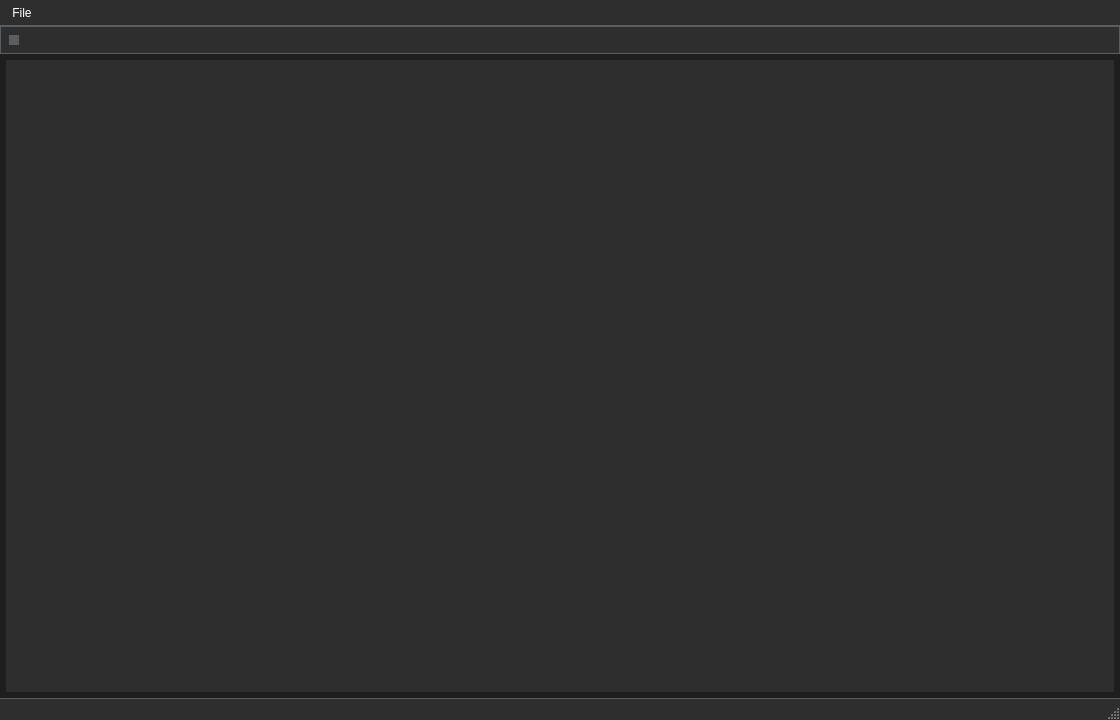
<?xml version="1.0" encoding="UTF-8"?>
<ui version="4.0">
 <class>MainWindow</class>
 <widget class="QMainWindow" name="MainWindow">
  <property name="geometry">
   <rect>
    <x>0</x>
    <y>0</y>
    <width>1120</width>
    <height>720</height>
   </rect>
  </property>
  <property name="minimumSize">
   <size>
    <width>1120</width>
    <height>720</height>
   </size>
  </property>
  <property name="windowTitle">
   <string>Phils-Hub - WaW Mod Launcher</string>
  </property>
  <property name="styleSheet">
   <string notr="true">/* Central Widget */
QWidget#centralwidget {
    background-color: #1e1e1e;  /* Dark gray background */
}

/* QMenuBar */
QMenuBar {
    background-color: #2e2e2e;    /* Dark gray background */
    color: #ffffff;               /* White text */
    border-bottom: 1px solid #5b5e60;  /* Light gray border for separation */
}

QMenuBar::item {
    background-color: transparent; /* Transparent background */
    padding: 6px 6px;             /* Padding for menu items */
    color: #ffffff;                /* White text */
}

QMenuBar::item:selected {          /* Hovered menu item */
    background-color: #4a90e2;     /* Light blue on hover */
    color: #ffffff;                /* Ensure text remains white */
}

QMenuBar::item:pressed {           /* Pressed menu item */
    background-color: #3d78b2;     /* Darker blue on press */
    color: #ffffff;                /* Ensure text remains white */
}

/* QMenu */
QMenu {
    background-color: #2e2e2e;     /* Dark gray background for menus */
    border: 1px solid #5b5e60;     /* Light gray border */
}

QMenu::item {
    background-color: transparent; /* Transparent background for menu items */
    color: #ffffff;                /* White text */
	padding: 6px;
    margin-left: 6px;             /* Padding for each menu item */
}

QMenu::item:selected {             /* Hovered menu item */
    background-color: #4a90e2;     /* Light blue background on hover */
    color: #ffffff;                /* Ensure text remains white */
}

QMenu::item:pressed {              /* Pressed menu item */
    background-color: #3d78b2;     /* Darker blue background on press */
    color: #ffffff;                /* Ensure text remains white */
}

QMenu::separator {
    height: 1px;
    background-color: #5b5e60;     /* Light gray separator between items */
}

/* QMenu::indicator (checkboxes and radio buttons in menus) */
QMenu::indicator {
    width: 16px;
    height: 16px;
    background-color: #2e2e2e;     /* Dark gray background for indicators */
    border: 1px solid #5b5e60;     /* Light gray border */
    border-radius: 2px;            /* Slightly rounded corners */
}

QMenu::indicator:checked {
    background-color: #4a90e2;     /* Light blue when checked */
    border-color: #3d78b2;         /* Darker blue border when checked */
}

QMenu::indicator:unchecked {
    background-color: #2e2e2e;     /* Keep the dark gray when unchecked */
    border-color: #5b5e60;         /* Light gray border when unchecked */
}

/* QToolBar */
QToolBar {
    background-color: #2e2e2e;      /* Dark gray background */
    border: 1px solid #5b5e60;      /* Light gray border */
    padding: 4px;                   /* Padding inside the toolbar */
    spacing: 4px;                   /* Spacing between toolbar buttons */
}

QToolBar::handle {
    background-color: #5b5e60;      /* Light gray handle for draggable toolbars */
    width: 10px;                    /* Width of the handle */
	height: 10px;
    margin: 4px;                    /* Margin around the handle */
}

QToolBar::separator {
    background-color: #5b5e60;      /* Light gray for separators */
    width: 1px;                     /* Thickness of the separator */
    height: 24px;                   /* Height of the separator */
    margin: 6px;                    /* Space around the separator */
}

QToolBar::item {
    padding: 4px;                   /* Padding for individual toolbar items */
}

/* QStatusBar */
QStatusBar {
    background-color: #2e2e2e;   /* Dark gray background */
    border-top: 1px solid #5b5e60; /* Light gray top border for separation */
    color: #ffffff;              /* White text */
    font-size: 13px;             /* Slightly smaller font for the status bar */
    padding: 6px;                /* Padding inside the status bar */
}

QStatusBar::item {
    border: none;                /* No border around individual status items */
    padding: 0px 5px;            /* Padding between status bar items */
}

QStatusBar QLabel {
    color: #ffffff;              /* White text for any QLabel inside the status bar */
    background-color: transparent; /* Ensure QLabel in status bar matches the bar's background */
}

QStatusBar::indicator {
    background-color: #4a90e2;   /* Optional indicator styling, e.g., for icons or status signals */
    border-radius: 4px;          /* Rounded corners for any indicator elements */
}

/* Scroll Area Styling (optional) */
QScrollArea {
    background-color: transparent; /* Transparent to match the central widget */
    border: none;                  /* No border */
}

QScrollBar:vertical {
    background-color: #3c3f41;    /* Darker gray for scroll bar background */
    width: 12px;                  /* Scroll bar width */
    margin: 22px 0 22px 0;        /* Top and bottom margins */
}

QScrollBar::handle:vertical {
    background-color: #5b5e60;    /* Slightly lighter gray for scroll handle */
    min-height: 20px;
}

QScrollBar::add-line:vertical, QScrollBar::sub-line:vertical {
    background: none;             /* Remove arrows */
}

/* QLabel */
QLabel {
    color: #ffffff;             /* White text */
    font-size: 14px;            /* Set font size */
}

/* QFrame */
QFrame {
    background-color: #2e2e2e;  /* Dark gray for frames */
}

/* QLineEdit */
QLineEdit {
    background-color: #2e2e2e;  /* Dark gray background for input fields */
    color: #ffffff;             /* White text */
    border: 1px solid #5b5e60;  /* Light gray border */
    border-radius: 4px;         /* Rounded corners */
}

QLineEdit:focus {
    border-color: #4a90e2;      /* Light blue border when focused */
    background-color: #333333;  /* Slightly lighter gray on focus */
}

/* QListWidget */
QListWidget {
    background-color: #2e2e2e;      /* Dark gray background */
    color: #ffffff;                 /* White text */
    border: 1px solid #5b5e60;      /* Light gray border */
    padding: 4px;                   /* Padding around the list */
}

QListWidget::item {
    background-color: transparent;  /* Transparent background for items */
    color: #ffffff;                 /* White text for list items */
    border: none;                   /* No border for list items */
}

QListWidget::item:selected {
    background-color: #4a90e2;      /* Light blue background when selected */
    color: #ffffff;                 /* Ensure text remains white when selected */
}

QListWidget::item:hover {
    background-color: #3d78b2;      /* Darker blue on hover */
    color: #ffffff;                 /* Ensure text remains white when hovered */
}

QListWidget::item:focus {
    border: 1px solid #4a90e2;      /* Light blue border on focus */
}


/* QPlainTextEdit */
QPlainTextEdit {
    background-color: #2b2b2b;  /* Darker gray background for text area */
    color: #ffffff;             /* White text */
    border: 1px solid #5b5e60;  /* Light gray border */
    border-radius: 0px;         /* No rounded corners */
    padding: 10px;              /* Comfortable padding for text input */
    font-size: 13px;            /* Slightly smaller font */
    line-height: 1.4;           /* Adjust line spacing for readability */
}

QPlainTextEdit:focus {
    border-color: #4a90e2;      /* Light blue border on focus */
    background-color: #3a3a3a;  /* Slightly lighter gray on focus */
}

/* QPushButton */
QPushButton {
    background-color: #3c3f41;  /* Dark gray background */
    color: #ffffff;             /* White text */
    border: 1px solid #5b5e60;  /* Light gray border */
    border-radius: 4px;         /* Rounded corners */
	padding: 0px 0px;
}

QPushButton:hover {
    background-color: #4a90e2;  /* Light blue on hover */
    border-color: #3d78b2;      /* Darker blue border */
}

QPushButton:pressed {
    background-color: #3d78b2;  /* Darker blue on press */
    border-color: #2a5f92;      /* Even darker border when pressed */
}

/* QRadioButton */
QRadioButton {
    color: #ffffff;              /* White text */
    font-size: 14px;             /* Font size for readability */
    spacing: 5px;                /* Space between radio button and label */
}

QRadioButton::indicator {
    width: 16px;                 /* Size of the radio button */
    height: 16px;
    background-color: #2e2e2e;   /* Dark gray background for the indicator */
    border: 1px solid #5b5e60;   /* Light gray border */
    border-radius: 8px;          /* Circular radio button */
}

QRadioButton::indicator:hover {
    background-color: #4a90e2;   /* Light blue on hover */
    border-color: #3d78b2;       /* Darker blue border on hover */
}

QRadioButton::indicator:checked {
    background-color: #4a90e2;   /* Light blue when checked */
    border-color: #3d78b2;       /* Darker blue border when checked */
}

QRadioButton::indicator:pressed {
    background-color: #3d78b2;   /* Darker blue on press */
    border-color: #2a5f92;       /* Even darker border on press */
}

QRadioButton::indicator:checked:pressed {
    background-color: #3d78b2;   /* Darker blue when checked and pressed */
    border-color: #2a5f92;       /* Even darker border when checked and pressed */
}

/* QToolButton */
QToolButton {
    background-color: #3c3f41;    /* Dark gray background */
    color: #ffffff;               /* White text/icon */
    border: 1px solid #5b5e60;    /* Light gray border */
    border-radius: 4px;           /* Rounded corners */
    padding: 6px 12px;            /* Padding for comfortable button size */
}

QToolButton:hover {
    background-color: #4a90e2;    /* Light blue background on hover */
    border-color: #3d78b2;        /* Darker blue border on hover */
}

QToolButton:pressed {
    background-color: #3d78b2;    /* Darker blue background on press */
    border-color: #2a5f92;        /* Even darker border when pressed */
}

QToolButton:checked {
    background-color: #3d78b2;    /* Darker blue when checked */
    border-color: #2a5f92;        /* Border color when checked */
}

QToolButton:disabled {
    background-color: #2e2e2e;    /* Dark gray when disabled */
    color: #777777;               /* Lighter gray text/icon for disabled state */
    border-color: #5b5e60;        /* Keep the border color same as normal state */
}

/* QToolButton::menu-button */
QToolButton::menu-button {
    background-color: #3c3f41;      /* Dark gray background for menu button */
    border: 1px solid #5b5e60;      /* Light gray border for menu button */
    padding: 4px;                   /* Padding for the menu button */
}

QToolButton::menu-button:hover {
    background-color: #4a90e2;      /* Light blue on hover */
    border-color: #3d78b2;          /* Darker blue border on hover */
}

QToolButton::menu-button:pressed {
    background-color: #3d78b2;      /* Darker blue on press */
    border-color: #2a5f92;          /* Even darker border on press */
}</string>
  </property>
  <widget class="QWidget" name="centralwidget">
   <property name="styleSheet">
    <string notr="true"/>
   </property>
   <layout class="QVBoxLayout" name="verticalLayout">
    <property name="spacing">
     <number>6</number>
    </property>
    <property name="leftMargin">
     <number>0</number>
    </property>
    <property name="topMargin">
     <number>0</number>
    </property>
    <property name="rightMargin">
     <number>0</number>
    </property>
    <property name="bottomMargin">
     <number>0</number>
    </property>
    <item>
     <widget class="QFrame" name="frame_3">
      <property name="sizePolicy">
       <sizepolicy hsizetype="Preferred" vsizetype="Expanding">
        <horstretch>0</horstretch>
        <verstretch>0</verstretch>
       </sizepolicy>
      </property>
      <property name="styleSheet">
       <string notr="true">QFrame {margin: 6px;}</string>
      </property>
      <property name="frameShape">
       <enum>QFrame::Shape::NoFrame</enum>
      </property>
      <property name="frameShadow">
       <enum>QFrame::Shadow::Raised</enum>
      </property>
      <layout class="QHBoxLayout" name="horizontalLayout">
       <property name="leftMargin">
        <number>0</number>
       </property>
       <property name="topMargin">
        <number>0</number>
       </property>
       <property name="rightMargin">
        <number>0</number>
       </property>
       <property name="bottomMargin">
        <number>0</number>
       </property>
       <item>
        <widget class="QFrame" name="frame">
         <property name="sizePolicy">
          <sizepolicy hsizetype="Expanding" vsizetype="Preferred">
           <horstretch>0</horstretch>
           <verstretch>0</verstretch>
          </sizepolicy>
         </property>
         <property name="frameShape">
          <enum>QFrame::Shape::NoFrame</enum>
         </property>
         <property name="frameShadow">
          <enum>QFrame::Shadow::Raised</enum>
         </property>
        </widget>
       </item>
      </layout>
     </widget>
    </item>
   </layout>
  </widget>
  <widget class="QStatusBar" name="statusBar"/>
  <widget class="QToolBar" name="toolBar">
   <property name="windowTitle">
    <string>toolBar</string>
   </property>
   <property name="movable">
    <bool>true</bool>
   </property>
   <property name="allowedAreas">
    <set>Qt::ToolBarArea::AllToolBarAreas</set>
   </property>
   <attribute name="toolBarArea">
    <enum>TopToolBarArea</enum>
   </attribute>
   <attribute name="toolBarBreak">
    <bool>false</bool>
   </attribute>
  </widget>
  <widget class="QMenuBar" name="menuBar">
   <property name="geometry">
    <rect>
     <x>0</x>
     <y>0</y>
     <width>1120</width>
     <height>29</height>
    </rect>
   </property>
   <property name="defaultUp">
    <bool>false</bool>
   </property>
   <property name="nativeMenuBar">
    <bool>true</bool>
   </property>
   <widget class="QMenu" name="menuFile">
    <property name="title">
     <string>File</string>
    </property>
    <addaction name="actionAbout"/>
   </widget>
   <addaction name="menuFile"/>
  </widget>
  <action name="actionAbout">
   <property name="text">
    <string>About</string>
   </property>
  </action>
 </widget>
 <resources>
  <include location="../resources.qrc"/>
 </resources>
 <connections/>
</ui>
